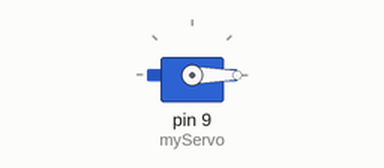
This sketch was run on a simulated Arduino Uno, built with avr-gcc and run on an emulated ATmega328P. On the bench: servo.

Above: at 0.05 s.
At 2.05 s:
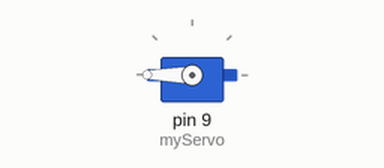
At 4.0 s:
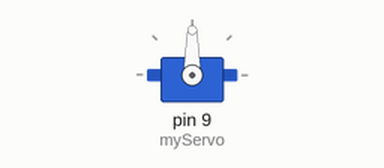
Timing chart, 0 to 6.5 s (numbered marks = the images above):
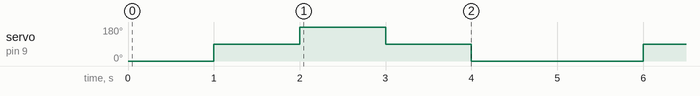

Measured:
- by itself, servo on pin 9 (myServo): repeats every 5.0 s: 180° 1.0 s, 90° 1.0 s, 0° 2.0 s, 90° 1.0 s

The sketch:

servo_motor.ino
```cpp
#include <Servo.h>

Servo myServo;  // Create a servo object

void setup() {
  myServo.attach(9);  // Connect signal pin of servo to digital pin 9
}

void loop() {
  myServo.write(0);    // Move to 0°
  delay(1000);         // Wait 1 second

  myServo.write(90);   // Move to 90°
  delay(1000);

  myServo.write(180);  // Move to 180°
  delay(1000);

  myServo.write(90);   // Move to 90°
  delay(1000);

  myServo.write(0);    // Move to 0°
  delay(1000);         // Wait 1 second

}
```
